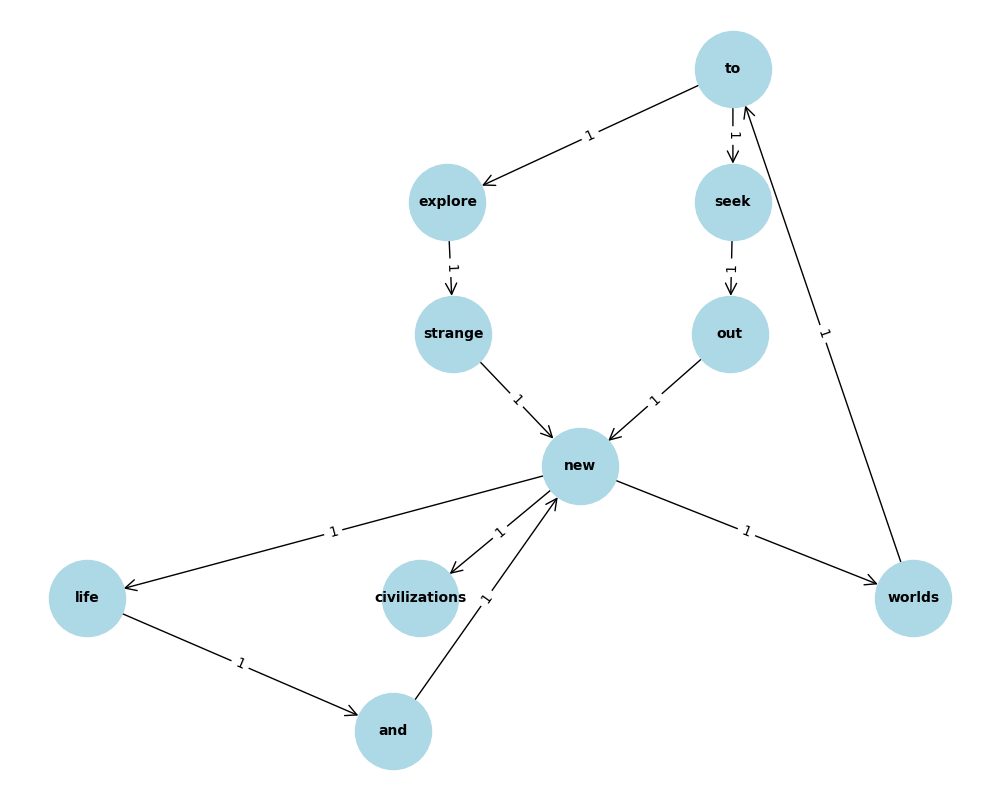

Source code (Python):
import networkx as nx
from collections import defaultdict
import re 
import matplotlib.pyplot as plt
import os
import random


# 步骤1: 读取和解析文本文件
def read_text_file(file_path):
    with open(file_path, 'r', encoding='utf-8') as file:
        text = file.read()
        
        # 使用正则表达式替换非字母字符为空格
        text = re.sub(r'[^a-zA-Z]', ' ', text)
        
        # 将文本转换为小写并按空格分割
        words = text.lower().split()
    
    return words


# 步骤2: 构建有向图
def build_directed_graph(words):
    G = nx.DiGraph()
    edge_count = defaultdict(int)
    for i in range(len(words) - 1):
        word1, word2 = words[i], words[i + 1]
        if G.has_edge(word1, word2):
            edge_count[(word1, word2)] += 1
        else:
            G.add_edge(word1, word2, weight=1)
            edge_count[(word1, word2)] = 1
            # 更新边的权重
    for edge, count in edge_count.items():
        G[edge[0]][edge[1]]['weight'] = count
    return G


# 步骤3: 展示生成的有向图 (需要Graphviz和pygraphviz)
def visualize_graph(G):
    pos = nx.nx_agraph.graphviz_layout(G, prog='dot')  # 使用Graphviz的dot布局

    plt.figure(figsize=(10, 8))

    nx.draw(G, pos, with_labels=True, node_size=3000, node_color='lightblue', 
            font_size=10, font_weight='bold', arrows=True, arrowstyle='->', arrowsize=20)

    edge_labels = nx.get_edge_attributes(G, 'weight')
    nx.draw_networkx_edge_labels(G, pos, edge_labels=edge_labels)

    # 删除已有的图像文件
    if os.path.exists("./text2graph.png"):
        os.remove("./text2graph.png")

    # 保存新的图像
    plt.savefig("./text2graph.png")

    plt.show()

# 步骤4: 查询桥接词
def find_bridge_words(G, word1, word2):
    if word1 not in G or word2 not in G:
        return f"No {word1} or {word2} in the graph!"
    
    bridge_words = []
    successors = list(G.successors(word1))
    predecessors = list(G.predecessors(word2))

    for successor in successors:
        if successor in predecessors:
            bridge_words.append(successor)
    
    if not bridge_words:
        return f"无桥接词从 {word1} 到 {word2}!"
    else:
        return f"桥接词从 {word1} 到 {word2} 是: {', '.join(bridge_words)}."


# 步骤5: 插入桥接词
def insert_bridge_words(text, G):
    words = text.lower().split()
    new_text = []

    i = 0
    while i < len(words) - 1:
        word1, word2 = words[i], words[i + 1]

        # 检查单词对是否在图中，并且存在桥接词
        if word1 not in G or word2 not in G:
            new_text.append(word1)
            i += 1
            continue
        bridge_words = [node for node in G.neighbors(word1) if G.has_edge(node, word2)]

        # 如果存在桥接词，随机选择一个插入
        if bridge_words:
            bridge_word = random.choice(bridge_words)
            new_text.append(word1)
            new_text.append(bridge_word)
        else:
            new_text.append(word1)

        # 更新索引
        i += 1

    # 处理最后一个单词
    if i == len(words) - 1:
        new_text.append(words[-1])

    return ' '.join(new_text)


# 步骤6：最短路径
def find_and_display_shortest_path(G):
    words = input("输入一个或两个单词，并用空格分开: ").strip().lower().split()

    if len(words) == 1:
        word1 = words[0]
        if word1 not in G:
            print(f"{word1} 不在图中!")
            return
        print(f"最短路径从 {word1} 到其他所有节点:")
        for target in G.nodes:
            if target != word1:
                try:
                    shortest_path = nx.shortest_path(G, source=word1, target=target, weight='weight')
                    path_length = nx.shortest_path_length(G, source=word1, target=target, weight='weight')
                    print(f"最短路径从 {word1} 到 {target} 是: {' -> '.join(shortest_path)} (Length: {path_length})")
                # visualize_graph(G, shortest_path, path_length)
                except nx.NetworkXNoPath:
                    print(f"没有路径从{word1} 到 {target}!")
    elif len(words) == 2:
        word1, word2 = words
        if word1 not in G or word2 not in G:
            print(f" {word1} 或 {word2} 不在图中!")
            return

        try:
            shortest_path = nx.shortest_path(G, source=word1, target=word2, weight='weight')
            path_length = nx.shortest_path_length(G, source=word1, target=word2, weight='weight')
            print(f"最短路径从 {word1} 到 {word2} 是: {' -> '.join(shortest_path)} (Length: {path_length})")
        # visualize_graph(G, shortest_path, path_length)
        except nx.NetworkXNoPath:
            print(f"没有路径从 {word1} 到 {word2}!")
    else:
        print("请输入一个或两个单词.")


# 步骤7：随机游走
def random_traversal(G, start_node=None, visited_nodes=None, visited_edges=None):
    import random

    if start_node is None:
        # 如果没有指定起始节点，则随机选择一个
        start_node = random.choice(list(G.nodes()))

    # 记录已访问的节点和边
    visited_nodes = [start_node] if visited_nodes is None else visited_nodes
    visited_edges = [] if visited_edges is None else visited_edges
    current_node = start_node

    while True:
        # 获取当前节点的所有出边
        out_edges = list(G.out_edges(current_node, data=True))

        if not out_edges:
            # 如果没有出边，则停止遍历
            break

        # 从出边中随机选择一条
        chosen_edge = random.choice(out_edges)
        chosen_node = chosen_edge[1]

        # 如果该边已经访问过，则停止遍历
        if (current_node, chosen_node, chosen_edge[2]) in visited_edges or \
           (chosen_node, current_node, chosen_edge[2]) in visited_edges:
            break

        # 添加到已访问的节点和边中
        visited_nodes.append(chosen_node)
        visited_edges.append((current_node, chosen_node, chosen_edge[2]))

        # 更新当前节点
        current_node = chosen_node

    return visited_nodes, visited_edges


def UI(G):
    while(1):
        print("------->1、查询桥接词\n\t2、插入桥接词\n\t3、计算最短路径\n\t4、随机游走\n\texit、退出")
        choice = input("--->")
        if choice == '1':
            word1 = input("--->输入第一个词：").lower()
            word2 = input("--->输入第二个词: ").lower()
            result = find_bridge_words(G, word1, word2)
            print(result)
        elif choice == '2':
            new_text = input("--->输入一段新文本: ")
            new_text_with_bridge_words = insert_bridge_words(new_text, G)
            print("--->带有桥接词的结果是：", new_text_with_bridge_words)
        elif choice == '3':
            find_and_display_shortest_path(G)
        elif choice == '4':
            start_node = ""
            while(1):
                print("--->输入图中任一单词：", end='')
                start_node = input()
                if start_node not in G:
                    print("--->输入词不在图中，请重新输入：", end='')
                else:
                    break
            visited_nodes, visited_edges = random_traversal(G, start_node)
            # 将遍历结果输出为文本
            traversal_text = ' '.join(visited_nodes)
            print(traversal_text)

        elif choice == 'exit':
            break



# 主函数
def main():
    file_path = 'test.txt'  # 假设文本文件名为text.txt
    words = read_text_file(file_path)
    G = build_directed_graph(words)
    visualize_graph(G)
    while(1):
        choice = input()

    word1 = input("Enter the first word: ").lower()
    word2 = input("Enter the second word: ").lower()
    
    result = find_bridge_words(G, word1, word2)
    print(result)
    UI(G)


if __name__ == '__main__':
    main()